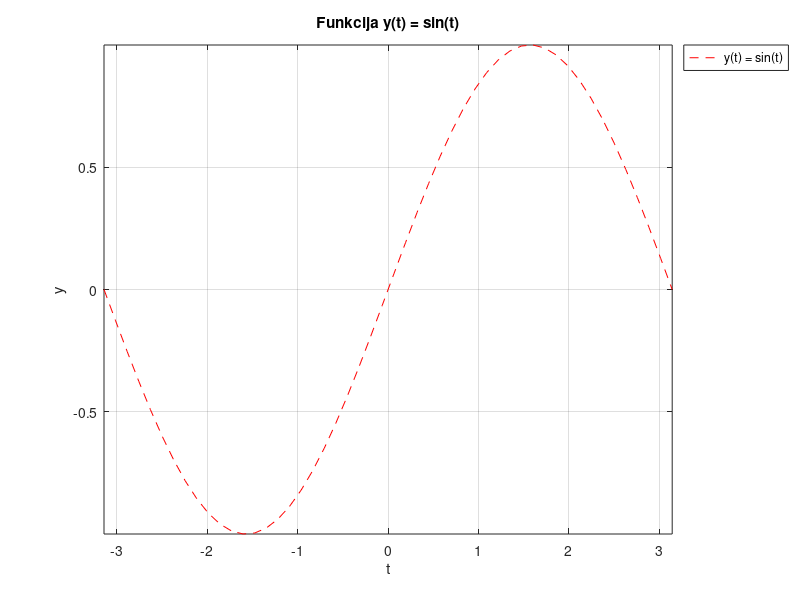
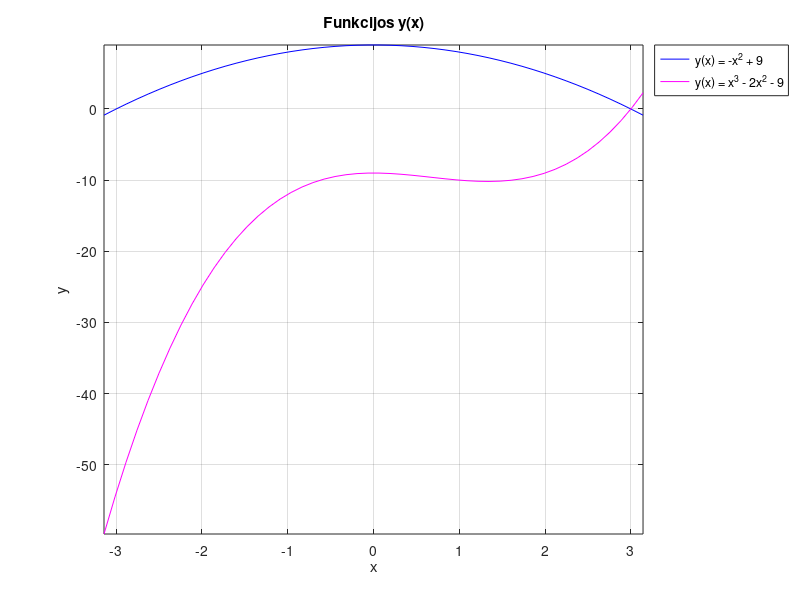
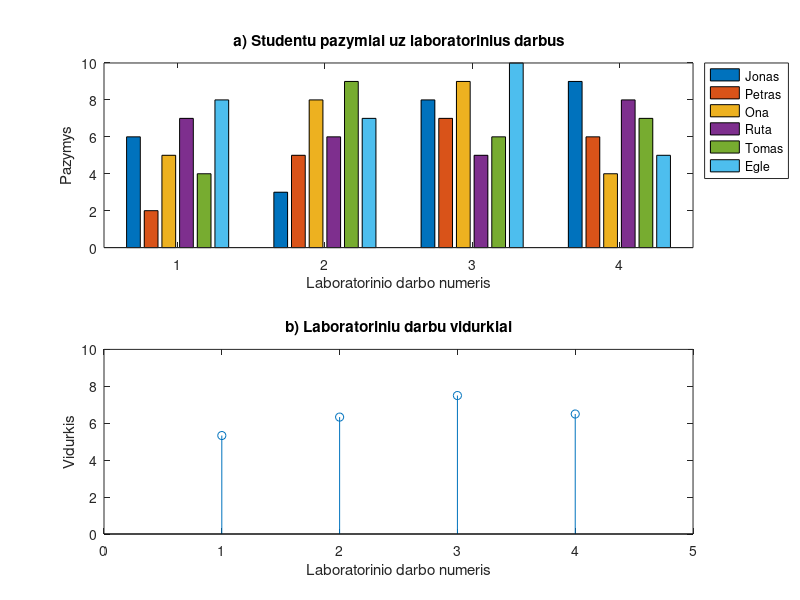
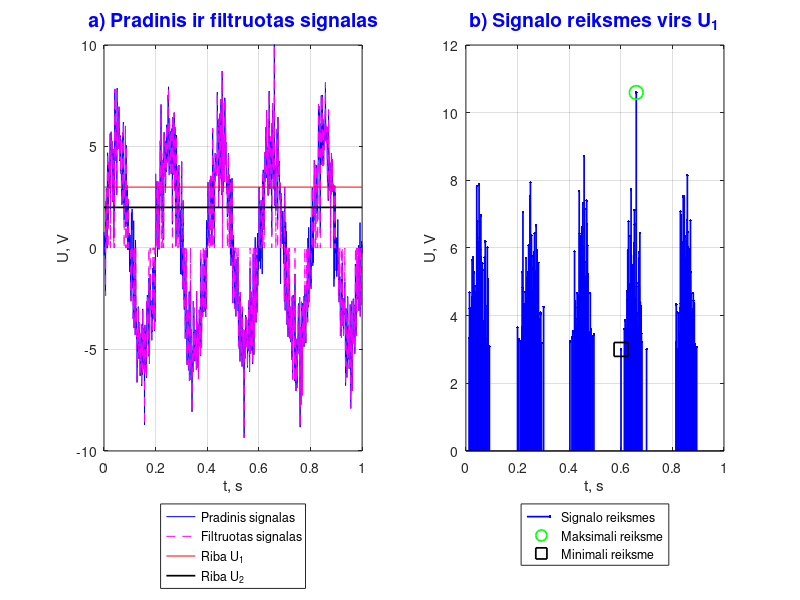

MATLAB code to generate these figures, in order:
% LD3_Darijus_Hrodel.m
% Vardas Pavardė: Darijus Hrodel
% Grupė:          EDIF-25/2
% Data:           2026-10-05
% Variantas:      1 
% Skriptinis programavimas - 3 Laboratorinis darbas (LD3)
% "Darbo MATLAB aplinkoje ir GitHub naudojimo pagrindai"

% 1.
t = linspace(-pi, pi, 50);
y = sin(t);

figure(1);
plot(t, y, 'r--');
title('Funkcija y(t) = sin(t)');
xlabel('t');
ylabel('y');
grid on;
axis tight;
legend('y(t) = sin(t)', 'Location', 'northeastoutside');

x = linspace(-pi, pi, 50);
y1 = -x.^2 + 9;
y2 = x.^3 - 2*x.^2 - 9;

figure(2);
plot(x, y1, 'b', x, y2, 'm');
title('Funkcijos y(x)');
xlabel('x');
ylabel('y');
grid on;
axis tight;
legend('y(x) = -x^2 + 9', 'y(x) = x^3 - 2x^2 - 9', 'Location', 'northeastoutside');

% 2.
M = [6 3 8 9;
    2 5 7 6;
    5 8 9 4;
    7 6 5 8;
    4 9 6 7;
    8 7 10 5];

vidurkis = (M(1,:) + M(2,:) + M(3,:) + M(4,:) + M(5,:) + M(6,:)) / 6;
lab = [1 2 3 4];

figure(3);

subplot(2, 1, 1);
bar(M');
axis([0.5 4.5 0 10]);
title('a) Studentu pazymiai uz laboratorinius darbus');
xlabel('Laboratorinio darbo numeris');
ylabel('Pazymys');
legend('Jonas', 'Petras', 'Ona', 'Ruta', 'Tomas', 'Egle', 'Location', 'northeastoutside');

subplot(2, 1, 2);
stem(lab, vidurkis);
axis([0 5 0 10]);
title('b) Laboratoriniu darbu vidurkiai');
xlabel('Laboratorinio darbo numeris');
ylabel('Vidurkis');

% Papildoma.
A = 5;
f = 5;
sigma = 1.5;
U1 = 3;
U2 = 2;

t = linspace(0, 1, 1001);
s = A * sin(2*pi*f*t);
n = sigma * randn(size(t));
x = s + n;

y = x;
y(abs(y) < U2) = 0;

ta = t(x > U1);
xa = x(x > U1);

xmax = max(xa);
xmin = -max(-xa);
tmax = ta(xa == xmax);
ymax = xa(xa == xmax);
tmin = ta(xa == xmin);
ymin = xa(xa == xmin);

figure(4);

subplot(1, 2, 1);
plot(t, x, 'b-', t, y, 'm--', [0 1], [U1 U1], 'r', [0 1], [U2 U2], 'k', 'LineWidth', 1.25);
axis([0 1 -10 10]);
grid on;
title('a) Pradinis ir filtruotas signalas', 'Color', 'b', 'FontSize', 14);
xlabel('t, s');
ylabel('U, V');
legend('Pradinis signalas', 'Filtruotas signalas', 'Riba U_1', 'Riba U_2', 'Location', 'southoutside');

subplot(1, 2, 2);
stem(ta, xa, 'b.', 'LineWidth', 1.25);
hold on;
plot(tmax, ymax, 'go', 'MarkerSize', 10, 'LineWidth', 1.25);
plot(tmin, ymin, 'ks', 'MarkerSize', 10, 'LineWidth', 1.25);
axis([0 1 0 12]);
grid on;
title('b) Signalo reiksmes virs U_1', 'Color', 'b', 'FontSize', 14);
xlabel('t, s');
ylabel('U, V');
legend('Signalo reiksmes', 'Maksimali reiksme', 'Minimali reiksme', 'Location', 'southoutside');
